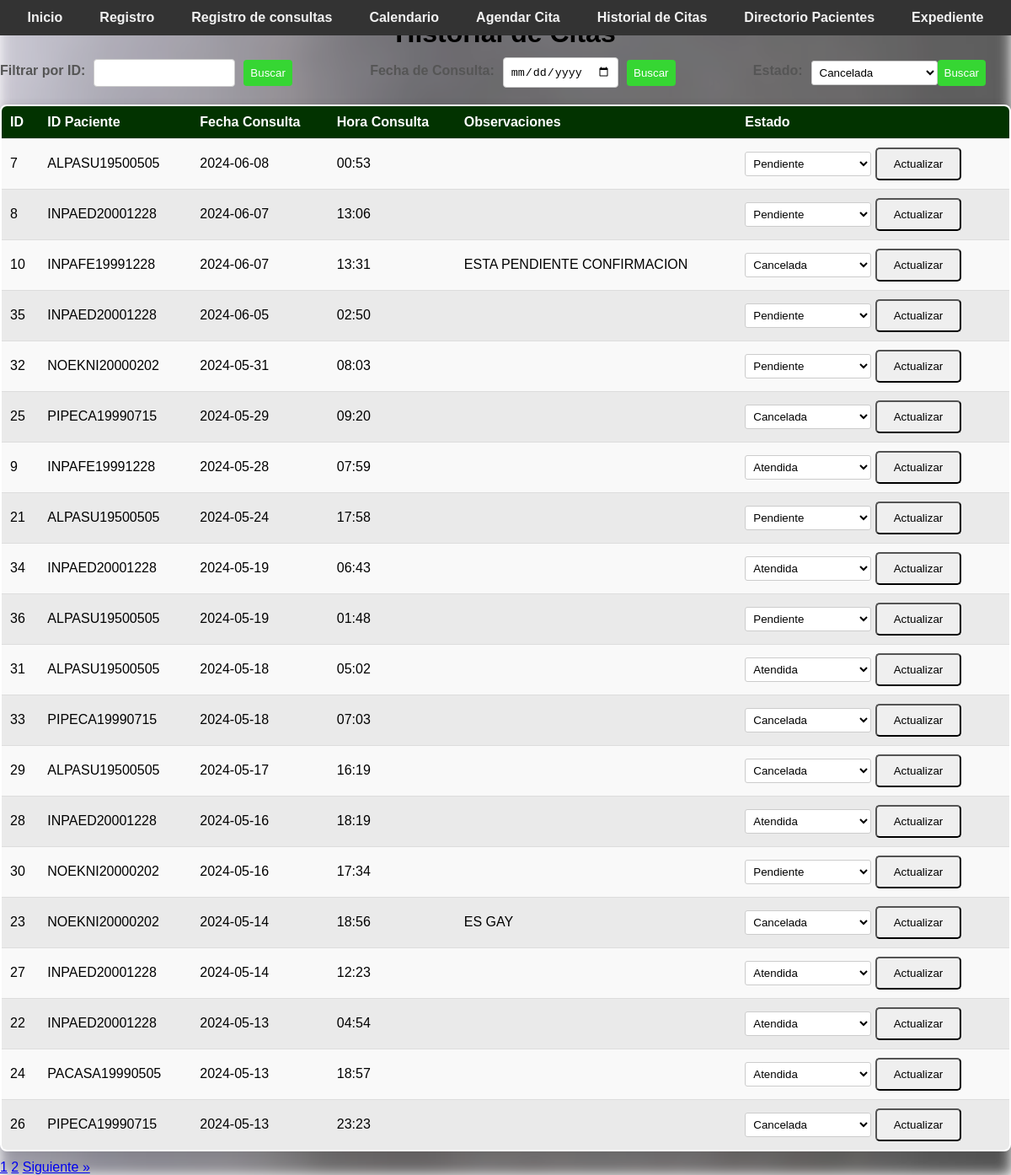
Page /historial_citas (signed in) on the earlier database version.
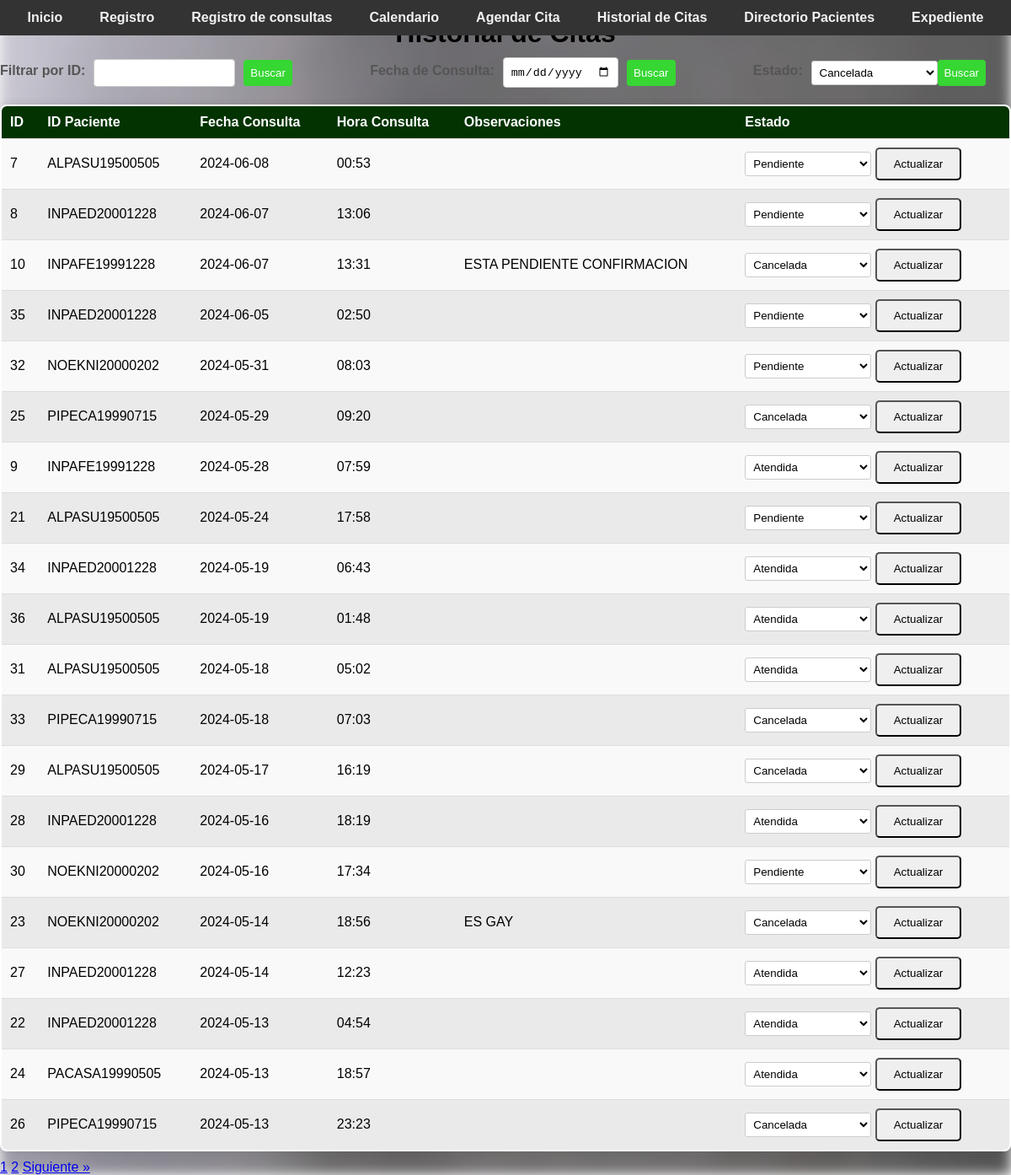
Same page on the later database version.
### tables this page shows
CREATE TABLE "citas_nutricion" (
                    id_cita INTEGER PRIMARY KEY AUTOINCREMENT,
                    id_paciente TEXT,
                    fecha_consulta TEXT NOT NULL,
                    hora_consulta TEXT NOT NULL, 
                    observaciones TEXT,
                    estado TEXT DEFAULT 'Pendiente',
                    FOREIGN KEY (id_paciente) REFERENCES pacientes(id_paciente)
                );

### app.py (the view, shortened to what this page needs)
@app.route('/historial_citas', methods=['GET', 'POST'])
@login_required
def historial_citas():
    filter_text = request.form.get('filter_text')
    filter_by = request.form.get('filter_by')
    page = request.args.get('page', 1, type=int)
    per_page = 20
    query = "SELECT * FROM citas_nutricion"
    params = []
    with get_db_connection() as connection:
        cursor = connection.cursor()
        cursor.execute(query, params)
        citas_nutricion = cursor.fetchall()
    with get_db_connection() as connection:
        cursor = connection.cursor()
        cursor.execute("SELECT id_paciente, primer_apellido, segundo_apellido, nombres FROM pacientes")
        pacientes = cursor.fetchall()
    citas_ordenadas = sorted(citas_nutricion, key=lambda x: x['fecha_consulta'], reverse=True)
    total_citas = len(citas_ordenadas)
    total_pages = math.ceil(total_citas / per_page)
    start = (page - 1) * per_page
    end = start + per_page
    citas_paginadas = citas_ordenadas[start:end]
    return render_template(
        'historial_citas.html',
        citas_nutricion=citas_paginadas,
        pacientes=pacientes,
        page=page,
        total_pages=total_pages
    )

### app.py (called while the page is built)
def login_required(f):
    @wraps(f)
    def decorated_function(*args, **kwargs):
        if 'username' not in session:
            return redirect(url_for('login'))
        return f(*args, **kwargs)
    return decorated_function

def get_db_connection():
    connection = sqlite3.connect('nutricion_consulta.db')
    connection.row_factory = sqlite3.Row
    return connection

### templates/historial_citas.html (shortened to what this page needs)
<!DOCTYPE html>
<html lang="es">
<head>
    <link rel="stylesheet" href="{{ url_for('static', filename='css/style.css') }}">
</head>
<body>
    <div class="navbar">
        <a href="/">Inicio</a>
        <a href="/registro">Registro</a>
        <a href="/consultar">Registro de consultas</a>
        <a href="/options">Calendario</a>
        <a href="/agendar_cita">Agendar Cita</a>
        <a href="/historial_citas">Historial de Citas</a>
        <a href="/directorio_pacientes">Directorio Pacientes</a>
        <a href="/expediente">Expediente</a>
    </div>
    <h1>Historial de Citas</h1>
    <div class="filter-container">
        <form action="{{ url_for('historial_citas') }}" method="post" class="filter-form">
            <label for="filter_id">Filtrar por ID:</label>
            <input type="text" id="filter_id" name="filter_text" list="pacientes_list">
            <input type="submit" value="Buscar">
        </form>
        <form action="{{ url_for('historial_citas') }}" method="post" class="filter-form">
            <label for="filter_fecha">Fecha de Consulta:</label>
            <input type="date" id="filter_fecha" name="filter_text">
            <input type="submit" value="Buscar">
        </form>
        <form action="{{ url_for('historial_citas') }}" method="post" class="filter-form">
            <label for="filter_estado">Estado:</label>
            <select id="filter_estado" name="filter_text">
                <option value="Cancelada" {% if filter_text == 'Cancelada' %} selected {% endif %}>Cancelada</option>
            </select>
            <input type="submit" value="Buscar">
        </form>
    </div>
    <table>
        <thead>
            <tr>
                <th>ID</th>
                <th>ID Paciente</th>
                <th>Fecha Consulta</th>
                <th>Hora Consulta</th>
                <th>Observaciones</th>
                <th>Estado</th>
            </tr>
        </thead>
        <tbody>
            {% for cita in citas_nutricion %}
            <tr>
                <td>{{ cita[0] }}</td>
                <td>{{ cita[1] }}</td>
                <td>{{ cita[2] }}</td>
                <td>{{ cita[3] }}</td>
                <td>{{ cita[4] }}</td>
                <td>
                    <form action="/actualizar_estado" method="POST">
                        <select name="estado">
                            <option value="Pendiente" {% if cita[5] == 'Pendiente' %}selected{% endif %}>Pendiente</option>
                            <option value="Atendida" {% if cita[5] == 'Atendida' %}selected{% endif %}>Atendida</option>
                            <option value="Cancelada" {% if cita[5] == 'Cancelada' %}selected{% endif %}>Cancelada</option>
                        </select>
                        <input type="submit" value="Actualizar">
                    </form>
                </td>
            </tr>
            {% endfor %}
        </tbody>
    </table>
    <div class="pagination">
        {% for p in range(1, total_pages + 1) %}
        <a href="{{ url_for('historial_citas', page=p) }}" {% if p == page %}class="active"{% endif %}>{{ p }}</a>
        {% endfor %}
        {% if page < total_pages %}
        <a href="{{ url_for('historial_citas', page=page+1) }}">Siguiente &raquo;</a>
        {% endif %}
    </div>
</body>
</html>

### static/css/style.css (style rules this page uses)
body { font-family: Arial, sans-serif; margin: 0; padding: 0; }
body::before { content: ""; position: fixed; top: 0; left: 0; width: 100%; height: 100%; z-index: -1; background-image: url('/static/css/Imagen/fondo.jpg'); background-size: cover; filter: blur(8px); opacity: .8; }
label { font-weight: bold; }
.navbar { background-color: #333; display: flex; justify-content: center; padding: 25px 20; position: fixed; top: 0; left: 0; width: 100%; z-index: 1000; }
.navbar a { color: #f2f2f2; text-align: center; padding: 10px 20px; text-decoration: none; transition: background-color 0.3s ease, color 0.3s ease, border-color 0.3s ease; border-radius: 25px; margin: 20 5px; border: 2px solid transparent; font-weight: bold; }
.button, .btn-login, input[type="submit"] { display: inline-block; padding: 10px 20px; border-radius: 5px; cursor: pointer; text-decoration: none; transition: background-color 0.3s ease; }
label { display: inline-block; margin-bottom: 5px; }
select { width: 150px; padding: 5px; border: 1px solid #ccc; border-radius: 3px; background-color: #fff; }
input[type="text"]::placeholder, input[type="password"]::placeholder { color: #999; }
input[type="text"], input[type="number"], .add-button { width: 150px; padding: 8px 12px; margin-right: 10px; border-radius: 4px; border: 1px solid #ccc; cursor: pointer; }
th, td { padding: 10px; text-align: center; border-bottom: 1px solid #ddd; transition: background-color 0.3s; }
th { background-color: #333; color: #ffffff; }
tr:nth-child(even) { background-color: #f2f2f2; }
tr:nth-child(odd) { background-color: #e6e6e6; }
h1, h2, strong { color: #000000; }
h1 { margin-bottom: 10px; text-align: center; }
.filter-container { display: flex; justify-content: space-between; margin-bottom: 20px; }
.filter-form { display: flex; align-items: center; margin-right: 20px; display: flex; }
.filter-form label { margin-right: 10px; color: #555; font-weight: bold; }
.filter-form input[type="text"], .filter-form input[type="number"], .filter-form input[type="date"], .filter-form input[type="time"], .filter-form input[type="tel"], .filter-form input[type="number,2"], .filter-form input[type="submit"] { padding: 8px; border-radius: 4px; border: 1px solid #ccc; margin-right: 10px; }
.filter-form input[type="submit"] { background-color: #36d633; color: #fff; border: none; cursor: pointer; }
table { width: 100%; margin: 0 auto; border: 2px solid #000000; border-radius: 8px; overflow: hidden; box-shadow: 0 0 10px rgba(0, 0, 0, 0.1); max-width: 100%; border-collapse: collapse; margin-bottom: 10px; background-color: #fff; opacity: 1; animation: fadeIn 0.5s ease-in-out; transition: opacity 0.5s ease-in-out; text-size-adjust: 10%; }
table th, table td { padding: 10px; border-bottom: 1px solid #ddd; text-align: left; }
table th { background-color: #023300; font-weight: bold; }
table tr:nth-child(odd) { background-color: #f9f9f9; }
table tr:nth-child(even) { background-color: #eaeaea; }

Differences in the rows shown:
changed citas_nutricion id 36: estado "Pendiente" → "Atendida"
